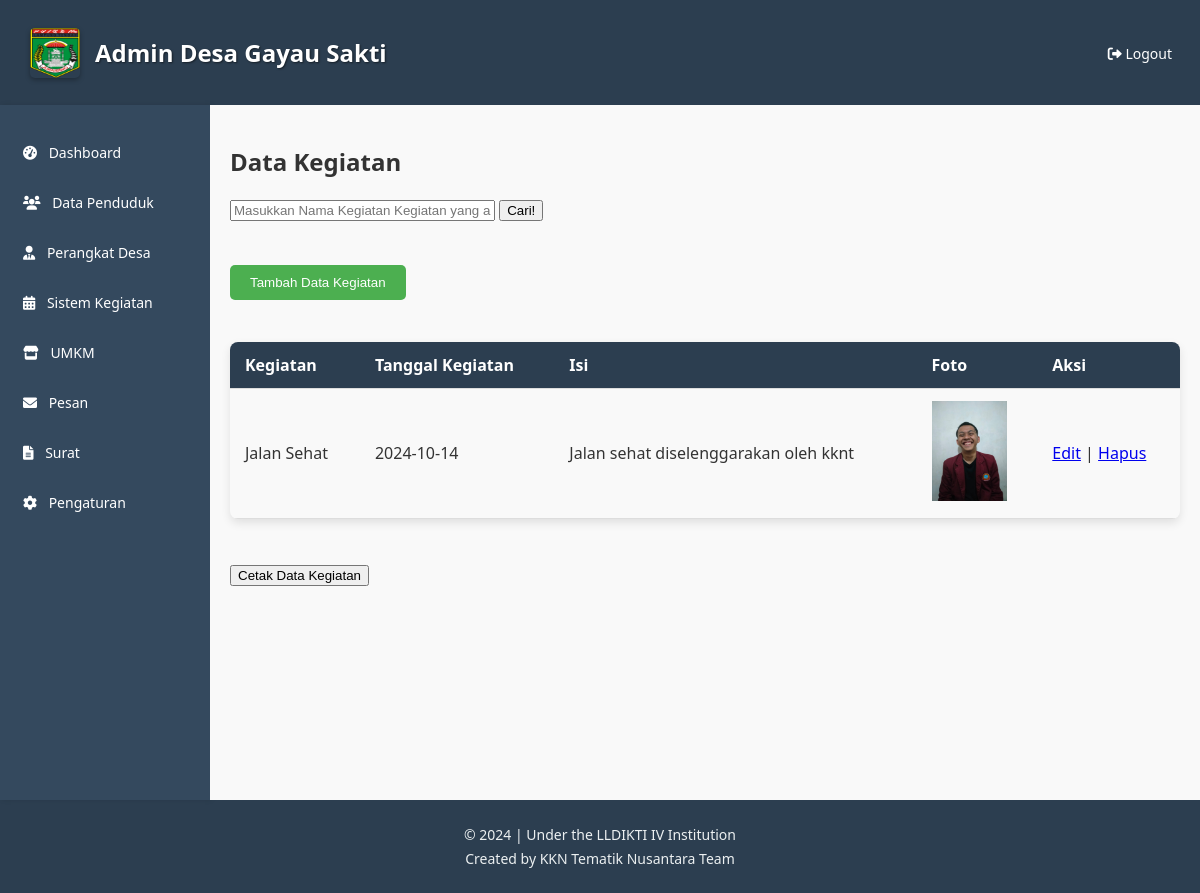
Screenshot of /KKN/data_kegiatan.php with the database file from the repository.
### tables this page shows
CREATE TABLE `data_kegiatan` (
  `nama_kegiatan` text NOT NULL,
  `tanggal_kegiatan` date NOT NULL,
  `isi` text NOT NULL,
  `foto` varchar(100) NOT NULL
);

### KKN/data_kegiatan.php (the view, shortened to what this page needs)
<!DOCTYPE html>
<html lang="nama_kegiatan">
<head>
    <link rel="stylesheet" href="https://cdnjs.cloudflare.com/ajax/libs/font-awesome/6.0.0-beta3/css/all.min.css">
</head>
<body>
    <div class="container">
    <header>
    <div style="display: flex; align-items: center; padding: 10px;">
        <img src="images/lampungtengah.png" alt="Logo" style="width: 50px; height: 50px; margin-right: 15px; border-radius: 5px; box-shadow: 0 2px 5px rgba(0, 0, 0, 0.3);">
        <h1 style="font-size: 24px; font-weight: bold; color: #ffffff; text-shadow: 1px 1px 2px rgba(0, 0, 0, 0.5);">Admin Desa Gayau Sakti</h1>
    </div>
    <nav>
        <ul>
            <li><a href="logout.php"><i class="fas fa-sign-out-alt"></i> Logout</a></li>
        </ul>
    </nav>
</header>
        <div class="main-content">
            <aside>
            <ul>
                    <li><a href="dashboard.php"><i class="fas fa-tachometer-alt"></i> Dashboard</a></li>
                    <li><a href="data_penduduk.php"><i class="fas fa-users"></i> Data Penduduk</a></li>
                    <li><a href="perangkat_desa.php"><i class="fas fa-user-tie"></i> Perangkat Desa</a></li>
                    <li><a href="data_kegiatan.php"><i class="fas fa-calendar-alt"></i> Sistem Kegiatan</a></li>
                    <li><a href="umkm.php"><i class="fas fa-store"></i> UMKM </a></li>
                    <li><a href="pesan.php"><i class="fas fa-envelope"></i> Pesan</a></li>
                    <li><a href="surat.php"><i class="fas fa-file-alt"></i> Surat</a></li>
                    <li><a href="pengaturan.php"><i class="fas fa-cog"></i> Pengaturan</a></li>
                </ul>
            </aside>
            <main>
                <h2>Data Kegiatan</h2>
                <form action="" method="post">
                    <input type="text" name="keyword" size="30" autofocus placeholder="Masukkan Nama Kegiatan Kegiatan yang akan dicari.." autocomplete="off">
                    <button type="submit" name="cari">Cari!</button>
                </form>
            <br><br>
                <a href="tambah_data_kegiatan.html" style="text-decoration: none;">
                <button style="padding: 10px 20px; background-color: #4CAF50; color: white; border: none; cursor: pointer; border-radius: 5px;">Tambah Data Kegiatan</button>
                </a>
            <br><br>
        <table>
        <tr>
            <th>Kegiatan</th>
            <th>Tanggal Kegiatan</th>
            <th>Isi</th>
            <th>Foto</th>
            <th>Aksi</th>
        </tr>
        <?php
        include 'koneksi.php';
        if (isset($_POST["cari"])) {
            $result = cari($_POST["keyword"]);
        } else {
            $query = "SELECT * FROM data_kegiatan";
            $result = mysqli_query($con, $query);
        }
        if (mysqli_num_rows($result) > 0) {
            while ($row = mysqli_fetch_assoc($result)) {
                echo "<tr>";
                echo "<td>" . $row['nama_kegiatan'] . "</td>";
                echo "<td>" . $row['tanggal_kegiatan'] . "</td>";
                echo "<td>" . $row['isi'] . "</td>";
                echo "<td><img src='kegiatan/" . $row['foto'] . "' alt='Foto Kegiatan' style='width: 75px; height: auto;'></td>";
                echo "<td><a href='edit_data_kegiatan.php?nama_kegiatan=" . $row['nama_kegiatan'] . "'>Edit</a> | <a href='hapus_data_kegiatan.php?nama_kegiatan=" . $row['nama_kegiatan'] . "' onclick='return confirm(\"Apakah Anda yakin ingin menghapus data kegiatan ini?\")'>Hapus</a></td>";
                echo "</tr>";
            }
        } else {
            echo "<tr><td colspan='11'>Tidak ada kegiatan.</td></tr>";
        }
        ?>
    </table>
    <br><br>
    <div class="action-container">
        <button onclick="window.print()">Cetak Data Kegiatan</button>
    </div>
                </div>
        </div>
    <footer>
    <p>&copy; 2024 | Under the LLDIKTI IV Institution</p>
    <p>Created by KKN Tematik Nusantara Team</p>
</footer>
</body>
</html>

### KKN/data_kegiatan.php (style rules this page uses)
body { font-family: 'Segoe UI', Tahoma, Geneva, Verdana, sans-serif; background-color: #f9f9f9; margin: 0; padding: 0; color: #333; }
.container { display: flex; flex-direction: column; height: 100vh; }
header { background: #2c3e50; color: white; padding: 10px 20px; display: flex; justify-content: space-between; align-items: center; box-shadow: 0 2px 5px rgba(0, 0, 0, 0.1); }
.main-content { display: flex; flex: 1; }
aside { width: 180px; background: #34495e; color: white; padding: 15px; box-shadow: 2px 0 5px rgba(0, 0, 0, 0.1); }
aside ul { list-style: none; padding: 0; margin: 0; }
aside ul li { margin: 15px 0; }
aside ul li a { color: white; text-decoration: none; font-size: 14px; display: block; padding: 8px; transition: background 0.3s; }
aside ul li a i { margin-right: 8px; }
main { flex: 1; padding: 20px; background-color: #f9f9f9; overflow-y: auto; }
nav ul { list-style: none; margin: 0; padding: 0; }
nav ul li { display: inline; }
nav ul li a { color: white; text-decoration: none; font-size: 14px; padding: 8px; transition: color 0.3s; }
table { width: 100%; border-collapse: collapse; margin-top: 20px; box-shadow: 0 4px 10px rgba(0, 0, 0, 0.1); border-radius: 8px; overflow: hidden; }
th, td { padding: 12px 15px; text-align: left; border-bottom: 1px solid #ddd; }
th { background-color: #2c3e50; color: white; }
footer { background-color: #2c3e50; color: #ecf0f1; text-align: center; padding: 20px; }
footer p { margin: 5px 0; font-size: 14px; }

### rows the page displays
data_kegiatan: nama_kegiatan "Jalan Sehat", tanggal_kegiatan "2024-10-14", isi "Jalan sehat diselenggarakan oleh kknt", foto (picture)
